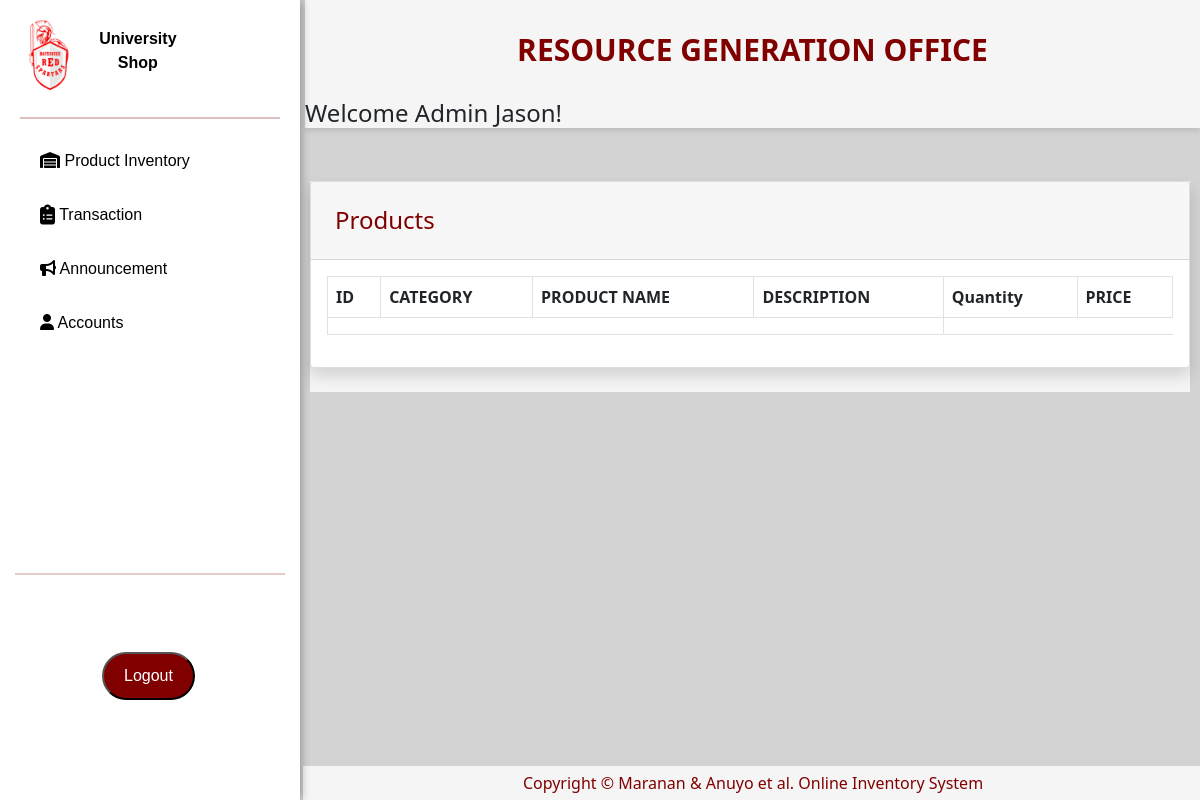
/pages/productInventory.php (signed in), run on an earlier commit of the app's database.
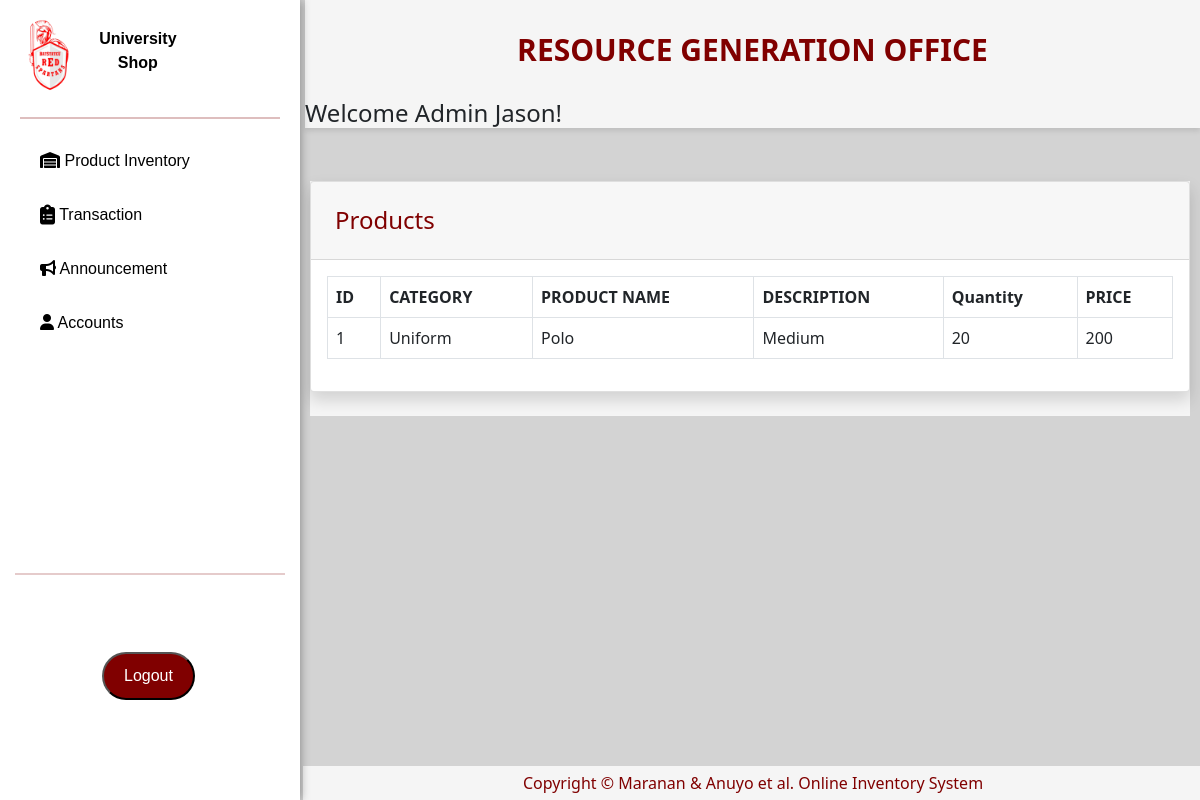
And on a later commit of the database.
### tables this page shows
CREATE TABLE `product` (
  `Product_ID` int(100) NOT NULL,
  `Category_Name` varchar(100) NOT NULL,
  `Product_Name` varchar(100) NOT NULL,
  `Description` varchar(100) NOT NULL,
  `Price` int(50) NOT NULL,
  `image` varchar(50) NOT NULL
);

CREATE TABLE `add_stocks` (
  `Product_ID` int(100) NOT NULL,
  `Quantity` int(50) NOT NULL,
  `Transaction_No` int(50) NOT NULL,
  `Employee_Name` varchar(50) NOT NULL,
  `Date` date NOT NULL
);

### pages/productInventory.php (the view, shortened to what this page needs)
<?php
include'../includes/sidebarRGO.php';
?>
    <div class="prodTable">
    <div class="card shadow mb-4">
            <div class="card-header py-3">
              <h4 class="m-2 font-weight-bold ">Products</h4>
            </div>
            <div class="card-body">
              <div class="table-responsive">
                <table class="table table-bordered" id="dataTable" width="100%" cellspacing="0">
               <thead>
                   <tr>
                     <th>ID</th>
                     <th>CATEGORY</th>
                     <th>PRODUCT NAME</th>
                     <th>DESCRIPTION</th>
                     <th>Quantity</th>
                     <th>PRICE</th>
                   </tr>
               </thead>
                <tbody>
                <?php
                    include("../includes/connection.php");
                    $sql = "SELECT p.Product_ID, p.Category_Name, p.Product_Name, p.Description, a.Quantity, p.Price
                    FROM product as p
                    LEFT JOIN add_stocks as a ON p.Product_ID = a.Product_ID";
                    $result = $con->query($sql);
                        if ($result->num_rows > 0) {
                            while ($row = $result->fetch_assoc()) {
                                echo "<tr>";
                                echo "<td>" .$row["Product_ID"] . "</td>";
                                echo "<td>" .$row["Category_Name"] . "</td>";
                                echo "<td>" . $row["Product_Name"] . "</td>";
                                echo "<td>" . $row["Description"] . "</td>";
                                echo "<td>" . $row["Quantity"] . "</td>";
                                echo "<td>" . $row["Price"] . "</td>";
                                echo "</tr>";
                            }
                        } else {
                            echo "<tr><td colspan='4'></td></tr>";
                        }
                    ?>
                  </tbody>
                </table>
               </div>
            </div>
    </div>
    </div>
<?php
include'../includes/footer.php';
?>

What changed in the data, as far as the page shows it:
added product: Product_ID "1", Category_Name "Uniform", Product_Name "Polo", Description "Medium", add_stocks.Quantity "20", Price "200"
